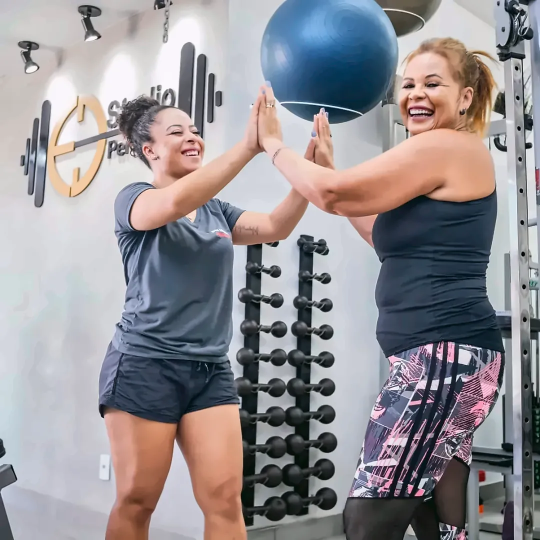
#> input picture sites/dailemela-personal/fotos/capa-1080.webp, 1080 x 1080 px (shown at 1/2 size)
$ python -i tratar_fotos.py   (imports and definitions only)
#> lines starting #> are read from the running program, lines starting #| are printed output that depends on the picture
#> further down, picture is the input picture: shape (1080, 1080, 3); mean B, G, R 147.6, 143.6, 147.5
"""Tratamento das fotos do site (rodar a partir dos ORIGINAIS, nunca dos arquivos já exportados).

Uso:
  python tratar_fotos.py <capa_original> <colagem_original> <pasta_saida>

Requer: opencv-python-headless, numpy, pillow (com suporte a AVIF/WebP).

Pipeline (igual para todas, para manter a mesma identidade visual):
  1. Recorte a partir do original (sem recompressão intermediária).
  2. Redução de ruído/artefatos JPEG (Non-Local Means, intensidade ajustada por foto).
  3. Ampliação Lanczos quando a foto é exibida maior que o arquivo (sem IA generativa:
     não inventa detalhes nem altera rostos).
  4. Balanço de branco: neutraliza a dominante de cor usando as paredes brancas como referência.
  5. Tons: curva suave de exposição/contraste e um leve "levantar sombras" que protege realces.
  6. Contraste local leve (CLAHE no canal de luminância, misturado a 35%).
  7. Vibração: aumenta mais a cor dos tons apagados do que a dos já saturados; pele protegida.
  8. Nitidez só na luminância, com limiar (não realça ruído nem gera halos coloridos).
  9. Exporta AVIF + WebP em 1x e 2x para srcset.
"""
import sys
from pathlib import Path

import cv2
import numpy as np
from PIL import Image


# [10 lines left out: function white_balance, not called in this run]


def tone(img, exposure=0.0, contrast=0.12, shadows=0.10, clahe_mix=0.35):
#> called with exposure = 0, contrast = 0.12, shadows = 0.1, clahe_mix = 0.35
    lab = cv2.cvtColor(img, cv2.COLOR_BGR2LAB)
#> lab: shape (1080, 1080, 3); mean of channels 0, 1, 2 150.7, 131, 126.5
    L = lab[..., 0].astype(np.float32) / 255.0
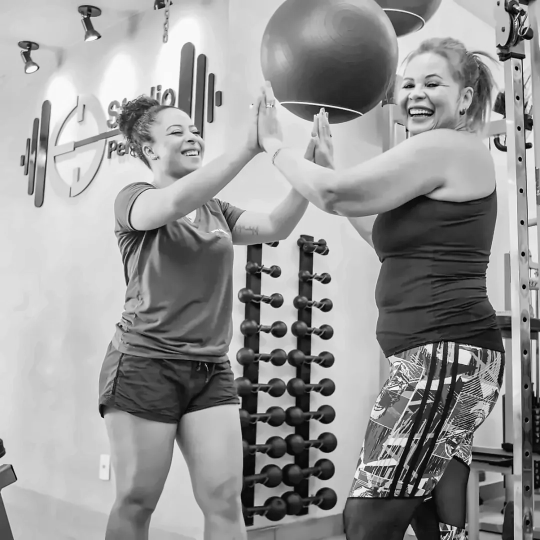
#> L: shape (1080, 1080) float32 (shown at 1/2 size); min 0, max 1, mean 0.591

    # Exposição (ganho suave no meio-tom, sem estourar o branco)
    if exposure:
        L = 1 - (1 - L) ** (1 + exposure)

    # Levantar sombras com peso que some acima do meio-tom
    w = np.clip(1 - L / 0.5, 0, 1) ** 2
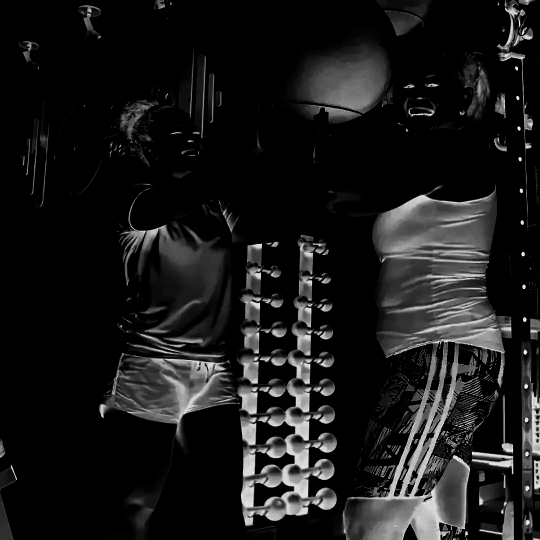
#> w: shape (1080, 1080) float32 (shown at 1/2 size); min 0, max 1, mean 0.0994
    L = L + shadows * w * (0.5 - L) * 0.6

    # Curva S suave (contraste) ancorada no meio
    L = L + contrast * (L - 0.5) * (1 - np.abs(2 * L - 1))

    L8 = np.clip(L * 255, 0, 255).astype(np.uint8)
    if clahe_mix:
        cl = cv2.createCLAHE(clipLimit=1.6, tileGridSize=(8, 8)).apply(L8)
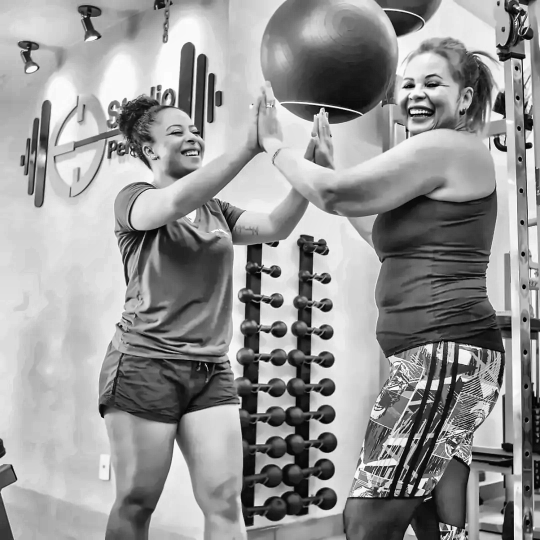
#> cl: shape (1080, 1080) (shown at 1/2 size); min 1, max 255, mean 150
        L8 = cv2.addWeighted(L8, 1 - clahe_mix, cl, clahe_mix, 0)
    lab[..., 0] = L8
#> lab: shape (1080, 1080, 3); mean of channels 0, 1, 2 151.1, 131, 126.5
    return cv2.cvtColor(lab, cv2.COLOR_LAB2BGR)


# [71 lines left out: functions vibrance, sharpen, process, export, main, not called in this run]


# [2 lines not run here, left out]

>>> import cv2
>>> picture = cv2.imread('../fotos/capa-1080.webp')
>>> result = tone(picture)

$ run again, on sites/dailemela-personal/fotos/galeria-1-336.webp
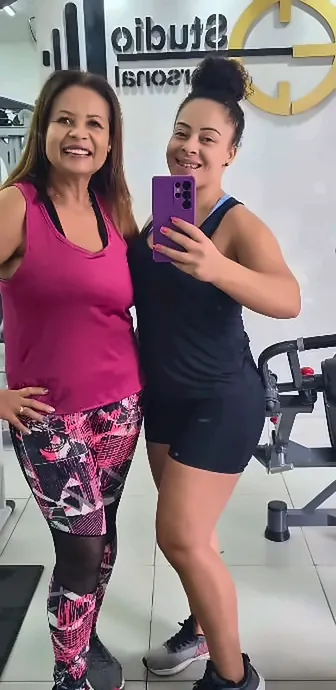
#> input picture sites/dailemela-personal/fotos/galeria-1-336.webp, 336 x 690 px
#> picture is the input picture: shape (690, 336, 3); mean B, G, R 123.2, 117.7, 139
#> in tone, `w = np.clip(1 - L / 0.5, 0, 1) ** 2`:
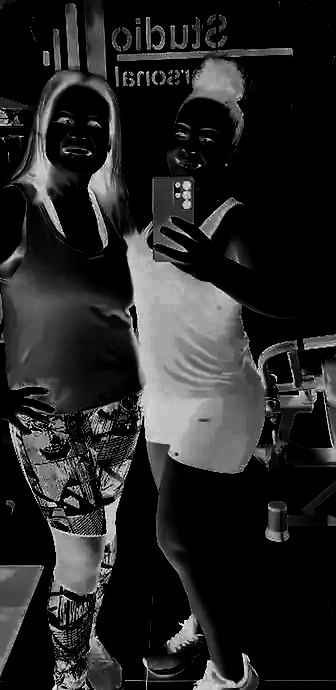
#> w: shape (690, 336) float32; min 0, max 1, mean 0.149
#> in tone, `cl = cv2.createCLAHE(clipLimit=1.6, tileGridSize=(8, 8)).apply(L8)`:
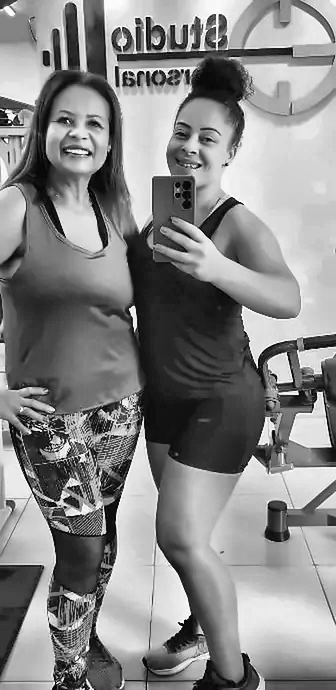
#> cl: shape (690, 336); min 2, max 255, mean 135.6

$ run again, on sites/dailemela-personal/fotos/galeria-2-336.webp
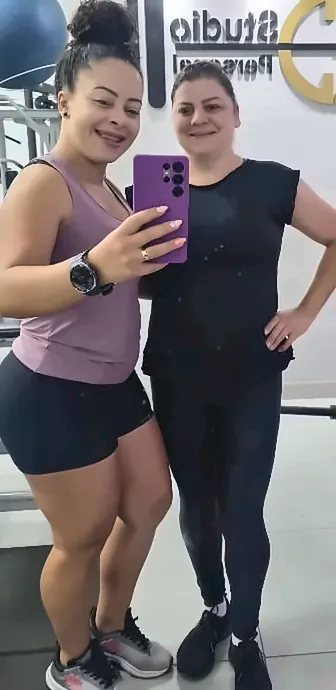
#> input picture sites/dailemela-personal/fotos/galeria-2-336.webp, 336 x 690 px
#> picture is the input picture: shape (690, 336, 3); mean B, G, R 111.8, 110.1, 116
#> in tone, `w = np.clip(1 - L / 0.5, 0, 1) ** 2`:
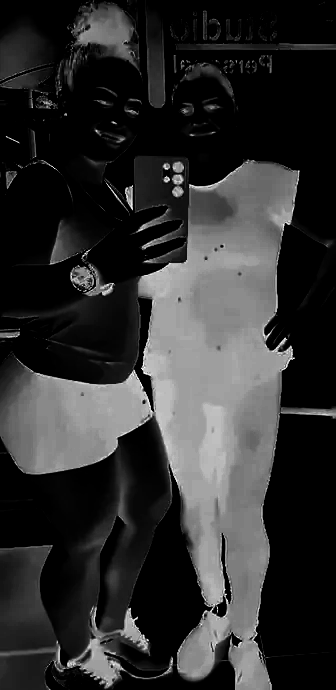
#> w: shape (690, 336) float32; min 0, max 1, mean 0.186
#> in tone, `cl = cv2.createCLAHE(clipLimit=1.6, tileGridSize=(8, 8)).apply(L8)`:
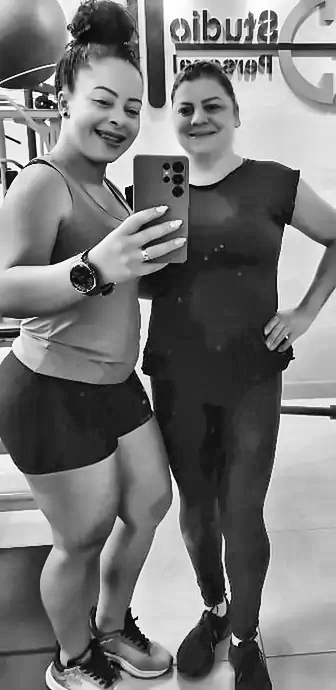
#> cl: shape (690, 336); min 2, max 255, mean 118.9
